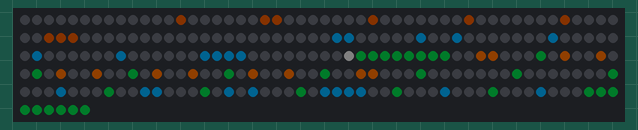
This program was run on a simulated Raspberry Pi Pico running MicroPython. On the bench: 256 RGB LEDs in strip order, left to right, continuing on the next row. Dim RGB values are drawn brighter than linear; the clock reads 2024-03-15 10:24:30 at power-on unless the program sets it.

Above: at 0.17 s.
At 30.79 s:
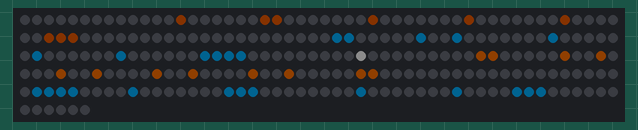

The program:

uhr.py
```python
# Demo: Uhr. Oben die Stunden, unten die Minuten, der Rand (genau 60 Pixel) zeigt die Sekunden.
# Der Pico hat keine Uhr mit Batterie: Die Zeit muss beim Hochladen vom PC gesetzt werden
# (mpremote rtc --set). Ohne gueltige Zeit blinkt "-- --".
import time
import matrix as m

W, H = m.W, m.H
HOUR_COL = (255, 110, 0)
MIN_COL = (0, 170, 255)

# Ziffern 4x6, jede Zeile 4 Bit (links = hoechstes Bit)
FONT = {
    "0": (0b0110, 0b1001, 0b1001, 0b1001, 0b1001, 0b0110),
    "1": (0b0010, 0b0110, 0b0010, 0b0010, 0b0010, 0b0111),
    "2": (0b0110, 0b1001, 0b0001, 0b0010, 0b0100, 0b1111),
    "3": (0b1110, 0b0001, 0b0110, 0b0001, 0b0001, 0b1110),
    "4": (0b0010, 0b0110, 0b1010, 0b1111, 0b0010, 0b0010),
    "5": (0b1111, 0b1000, 0b1110, 0b0001, 0b0001, 0b1110),
    "6": (0b0110, 0b1000, 0b1110, 0b1001, 0b1001, 0b0110),
    "7": (0b1111, 0b0001, 0b0010, 0b0100, 0b0100, 0b0100),
    "8": (0b0110, 0b1001, 0b0110, 0b1001, 0b1001, 0b0110),
    "9": (0b0110, 0b1001, 0b1001, 0b0111, 0b0001, 0b0110),
    "-": (0, 0, 0b1111, 0, 0, 0),
}

# Rand im Uhrzeigersinn, Sekunde 0 oben in der Mitte
RING = ([(x, 0) for x in range(W)] + [(W - 1, y) for y in range(1, H)] +
        [(x, H - 1) for x in range(W - 2, -1, -1)] + [(0, y) for y in range(H - 2, 0, -1)])
RING = RING[8:] + RING[:8]

def digit(ch, ox, oy, col):
    rows = FONT[ch]
    for y in range(6):
        bits = rows[y]
        for x in range(4):
            if bits & (8 >> x):
                m.set(ox + x, oy + y, col)

def two(text, oy, col):
    digit(text[0], 3, oy, col)
    digit(text[1], 9, oy, col)

def scale(c, f):
    return (c[0] * f >> 8, c[1] * f >> 8, c[2] * f >> 8)

last_sec = -1
sec_start = time.ticks_ms()
while True:
    t = time.localtime()
    valid = t[0] >= 2024
    if t[5] != last_sec:
        last_sec = t[5]
        sec_start = time.ticks_ms()
    frac = min(time.ticks_diff(time.ticks_ms(), sec_start), 999)   # 0-999 ms in der Sekunde
    m.clear()
    if valid:
        two("%02d" % t[3], 1, HOUR_COL)
        two("%02d" % t[4], 9, MIN_COL)
        s = t[5]
        ring_col = m.wheel(t[4] * 768 // 60)
        for i in range(s):
            x, y = RING[i]
            m.set(x, y, scale(ring_col, 70))
        # aktuelle Sekunde blendet ein
        x, y = RING[s]
        m.set(x, y, scale((255, 255, 255), 60 + frac * 196 // 1000))
    else:
        if frac < 600:
            two("--", 1, HOUR_COL)
            two("--", 9, MIN_COL)
        # Lauflicht am Rand, damit man sieht, dass der Pico laeuft
        p = time.ticks_ms() // 30 % 60
        for k in range(6):
            x, y = RING[(p - k) % 60]
            m.set(x, y, scale((255, 255, 255), 255 - k * 40))
    m.show()
    time.sleep_ms(40)
```

matrix.py
```python
# Gemeinsame Bibliothek fuer alle Demos: 4x WS2812B 8x8 als 16x16-Flaeche an GP22
# Anordnung: 1 links oben, 2 links unten, 3 rechts oben, 4 rechts unten
# Farben werden immer in voller Aufloesung (0-255) angegeben, show() dimmt sie herunter.
import machine, neopixel, micropython, array

PIN = 22
W = H = 16
N = W * H
MAX = 16  # max. Helligkeit pro Kanal (0-255) -> ca. 500 mA gesamt, VSYS gemessen stabil bis MAX 22
# Helligkeitsausgleich je Matrix (1, 2, 3, 4) und Farbkanal (R, G, B).
# Matrix 1 hat andere LEDs: Rot/Gruen doppelt so hell, Blau ca. 1,45x (per Auge abgeglichen)
GAIN = ((0.5, 0.5, 0.69), (1, 1, 1), (1, 1, 1), (1, 1, 1))
# Strombremse: Summe aller Kanaele (0-255) darf das nicht ueberschreiten,
# sonst wird alles gleichmaessig gedimmt. 255 je LED = so viel wie der Regenbogen.
BUDGET = N * 255

_np = neopixel.NeoPixel(machine.Pin(PIN), N)
buf = bytearray(N * 3)  # R, G, B je LED, Index = LED-Nummer in der Kette

# Faktor je LED und Kanal in Festkomma (x1024), damit show() ohne Fliesskomma auskommt
_mul = array.array('H', [round(MAX * GAIN[i // 3 // 64][i % 3] * 1024 / 255) for i in range(N * 3)])

@micropython.viper
def _sum(src: ptr8, n: int) -> int:
    t = 0
    i = 0
    while i < n:
        t += src[i]
        i += 1
    return t

@micropython.viper
def _render(src: ptr8, dst: ptr8, mul: ptr16, n: int, k: int):
    # RGB (0-255) -> gedimmt, korrigiert, gerundet, in GRB-Reihenfolge fuer die WS2812B
    j = 0
    while j < n:
        dst[j + 1] = (src[j] * mul[j] * k + 524288) >> 20
        dst[j] = (src[j + 1] * mul[j + 1] * k + 524288) >> 20
        dst[j + 2] = (src[j + 2] * mul[j + 2] * k + 524288) >> 20
        j += 3

def xy(x, y):
    m = (x // 8) * 2 + (y // 8)
    return m * 64 + (y % 8) * 8 + (x % 8)

def set(x, y, c):
    if 0 <= x < W and 0 <= y < H:
        i = xy(x, y) * 3
        buf[i] = c[0]; buf[i + 1] = c[1]; buf[i + 2] = c[2]

def get(x, y):
    i = xy(x, y) * 3
    return (buf[i], buf[i + 1], buf[i + 2])

def fill(c):
    for i in range(0, N * 3, 3):
        buf[i] = c[0]; buf[i + 1] = c[1]; buf[i + 2] = c[2]

def clear():
    fill((0, 0, 0))

def show():
    tot = _sum(buf, N * 3)
    k = 1024 if tot <= BUDGET else 1024 * BUDGET // tot
    _render(buf, _np.buf, _mul, N * 3, k)
    _np.write()

def wheel(p):
    # Farbrad 0..767, jeweils nur 2 Kanaele aktiv
    p %= 768
    if p < 256:
        return (255 - p, p, 0)
    p -= 256
    if p < 256:
        return (0, 255 - p, p)
    p -= 256
    return (p, 0, 255 - p)
```
